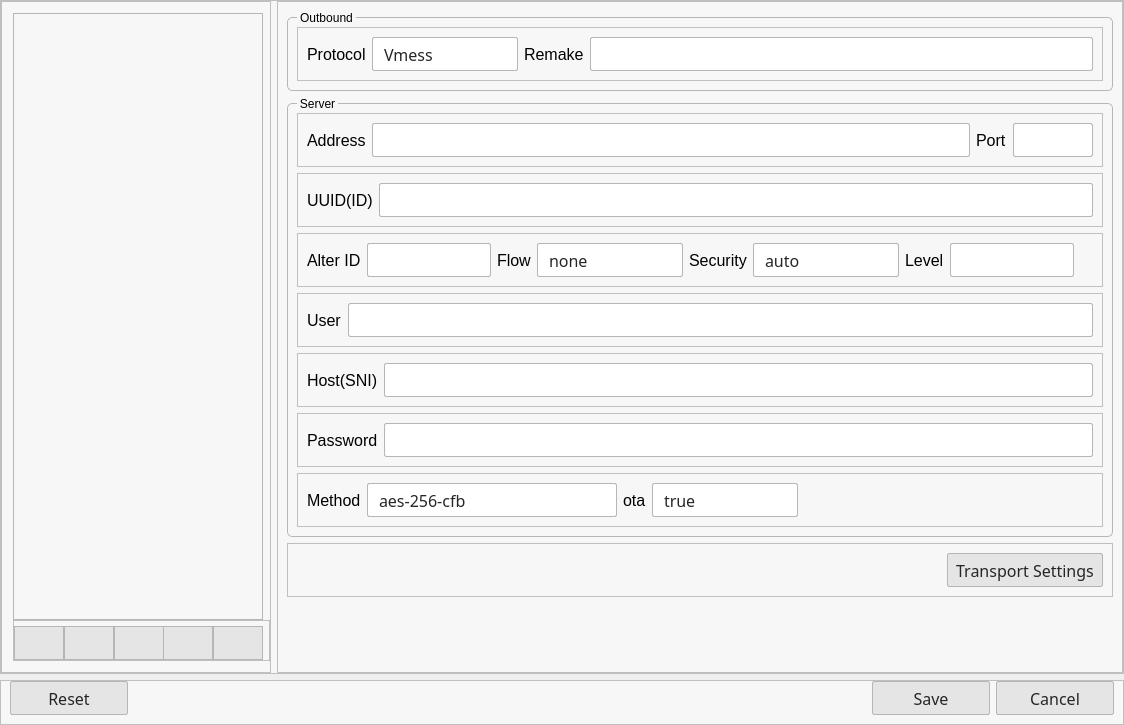
<?xml version="1.0" encoding="UTF-8"?>
<ui version="4.0">
 <class>EditServerWindow</class>
 <widget class="QMainWindow" name="EditServerWindow">
  <property name="geometry">
   <rect>
    <x>0</x>
    <y>0</y>
    <width>1124</width>
    <height>725</height>
   </rect>
  </property>
  <property name="windowTitle">
   <string>Edit Server</string>
  </property>
  <property name="styleSheet">
   <string notr="true">QComboBox {
	width: 100px;
    cursor: pointer;
    margin: 0;
    box-sizing: border-box;
    transition: all 0.2s ease-in-out;
    font-family: inherit;
    height: 32px;
    font-size: 16px;
    line-height: 20px;
    font-weight: 400;
    background: #FFFFFF;
    border: 1px solid #B6B6B6;
    color: #262626;
    padding: 0 11px;
    border-radius: 2px;
}

QLineEdit {
	width: 100px;
    cursor: pointer;
    margin: 0;
    box-sizing: border-box;
    transition: all 0.2s ease-in-out;
    font-family: inherit;
    height: 32px;
    font-size: 16px;
    line-height: 20px;
    font-weight: 400;
    background:#FFFFFF;
    border: 1px solid #B6B6B6;
    color: #262626;
    padding: 0 11px;
    border-radius: 2px;
}


QComboBox::drop-down {
     subcontrol-origin: padding;
     subcontrol- position :  top  right ;
     width :  20px ;
	 font-size: 16px;
 	 border:none;
}
 
QComboBox::down-arrow {
    margin-right:10px;
	image: url(:/newPrefix/keyboard_arrow_down_16dp.png);
}

QPushButton{
	cursor: pointer;
    display: inline-flex;
    overflow: hidden;
    max-width: 374px;
    box-sizing: border-box;
    transition: all 0.1s ease-in-out;
    line-height: 1;
    font-family: inherit;
    align-items: center;
    white-space: nowrap;
    justify-content: center;
    text-decoration: none;
    font-size: 16px;
    min-width: 32px;
    padding: 0 8px;
    height: 32px;
    border: 1px solid #B6B6B6;
    border-radius: 2px;
    color: #262626;
	background-color: rgb(229, 229, 229);
}

QPushButton:hover{
	background-color: rgb(200, 200, 200);
}
 
QPushButton:pressed{
	background-color: rgb(144, 144, 144);
}
QPushButton:!enabled{
	background-color: rgb(100, 100, 100);
	border-style: inset;
}

QGroupBox {
   
    border: 1px solid #B6B6B6;
    border-radius: 5px;
	margin-top: 6px;
}

/* 标题设置 */
QGroupBox::title {
    subcontrol-origin: margin;
    subcontrol-position: top left;
    left:10px;
    margin-left: 0px;
    padding:0 1px;
	
}

QListWidget{
	border:none;
	background-color: rgba(255, 255, 255, 0);
    font: 14px &quot;Segoe UI&quot;;
}

QListWidget::item{
	padding:8px 2px;
	color:rgb(0, 0, 0);
   	/*margin-left:40px;*/
}
QListWidget::item:hover{
	background-color:rgb(208, 208, 208);
	/*border-bottom:1px solid rgb(121,112,52);*/
}
QListWidget::item:selected
{
	
	background-color: rgb(199, 199, 199);
   /* border-bottom:1px solid rgb(121,112,52);
    padding:0px;
    margin:0px;
    color:red;*/
}
QListWidget::item:selected:!active
{
    border-width:0px;
}</string>
  </property>
  <widget class="QWidget" name="centralwidget">
   <property name="styleSheet">
    <string notr="true">QMainWindow{
  background-color: rgb(247, 247, 247);
}
QWudget{
    background-color: rgb(247, 247, 247);
    font-family: &quot;system-ui&quot;, sans-serif;
    font-size: 16px;
}
QFrame{
	background-color: rgb(247, 247, 247);
    font-family: &quot;system-ui&quot;, sans-serif;
    font-size: 16px;
}


</string>
   </property>
   <layout class="QVBoxLayout" name="verticalLayout_5">
    <property name="leftMargin">
     <number>0</number>
    </property>
    <property name="topMargin">
     <number>0</number>
    </property>
    <property name="rightMargin">
     <number>0</number>
    </property>
    <property name="bottomMargin">
     <number>0</number>
    </property>
    <item>
     <widget class="QFrame" name="frame_9">
      <property name="frameShape">
       <enum>QFrame::StyledPanel</enum>
      </property>
      <property name="frameShadow">
       <enum>QFrame::Raised</enum>
      </property>
      <layout class="QHBoxLayout" name="horizontalLayout_12">
       <property name="leftMargin">
        <number>0</number>
       </property>
       <property name="topMargin">
        <number>0</number>
       </property>
       <property name="rightMargin">
        <number>0</number>
       </property>
       <property name="bottomMargin">
        <number>0</number>
       </property>
       <item>
        <widget class="QFrame" name="frame_13">
         <property name="maximumSize">
          <size>
           <width>270</width>
           <height>16777215</height>
          </size>
         </property>
         <property name="styleSheet">
          <string notr="true"/>
         </property>
         <property name="frameShape">
          <enum>QFrame::StyledPanel</enum>
         </property>
         <property name="frameShadow">
          <enum>QFrame::Raised</enum>
         </property>
         <layout class="QVBoxLayout" name="verticalLayout_6">
          <property name="spacing">
           <number>0</number>
          </property>
          <property name="leftMargin">
           <number>11</number>
          </property>
          <property name="topMargin">
           <number>11</number>
          </property>
          <property name="rightMargin">
           <number>0</number>
          </property>
          <property name="bottomMargin">
           <number>11</number>
          </property>
          <item>
           <widget class="QListWidget" name="listWidget">
            <property name="minimumSize">
             <size>
              <width>250</width>
              <height>0</height>
             </size>
            </property>
            <property name="maximumSize">
             <size>
              <width>250</width>
              <height>16777215</height>
             </size>
            </property>
            <property name="styleSheet">
             <string notr="true">QListWidget{
	 border: 1px solid #B6B6B6;
}</string>
            </property>
           </widget>
          </item>
          <item>
           <widget class="QFrame" name="frame_14">
            <property name="styleSheet">
             <string notr="true">QPushButton{
	border-radius: 0;
}</string>
            </property>
            <property name="frameShape">
             <enum>QFrame::StyledPanel</enum>
            </property>
            <property name="frameShadow">
             <enum>QFrame::Raised</enum>
            </property>
            <layout class="QHBoxLayout" name="horizontalLayout">
             <property name="spacing">
              <number>7</number>
             </property>
             <property name="leftMargin">
              <number>0</number>
             </property>
             <property name="topMargin">
              <number>5</number>
             </property>
             <property name="rightMargin">
              <number>14</number>
             </property>
             <property name="bottomMargin">
              <number>0</number>
             </property>
             <item>
              <widget class="QPushButton" name="addPushButton">
               <property name="text">
                <string/>
               </property>
               <property name="icon">
                <iconset resource="../res/res.qrc">
                 <normaloff>:/img/baseline_add_black_18dp.png</normaloff>:/img/baseline_add_black_18dp.png</iconset>
               </property>
              </widget>
             </item>
             <item>
              <widget class="QPushButton" name="addFromLinkPushButton">
               <property name="text">
                <string/>
               </property>
               <property name="icon">
                <iconset resource="../res/res.qrc">
                 <normaloff>:/img/baseline_add_link_black_18dp.png</normaloff>:/img/baseline_add_link_black_18dp.png</iconset>
               </property>
              </widget>
             </item>
             <item>
              <widget class="QPushButton" name="deletePushButton">
               <property name="text">
                <string/>
               </property>
               <property name="icon">
                <iconset resource="../res/res.qrc">
                 <normaloff>:/img/baseline_delete_black_18dp.png</normaloff>:/img/baseline_delete_black_18dp.png</iconset>
               </property>
              </widget>
             </item>
             <item>
              <widget class="QPushButton" name="showQRCodePushButton">
               <property name="text">
                <string/>
               </property>
               <property name="icon">
                <iconset resource="../res/res.qrc">
                 <normaloff>:/newPrefix/baseline_qr_code_2_black_18dp.png</normaloff>:/newPrefix/baseline_qr_code_2_black_18dp.png</iconset>
               </property>
              </widget>
             </item>
             <item>
              <widget class="QPushButton" name="sharPushButton">
               <property name="text">
                <string/>
               </property>
               <property name="icon">
                <iconset resource="../res/res.qrc">
                 <normaloff>:/img/baseline_share_black_18dp.png</normaloff>:/img/baseline_share_black_18dp.png</iconset>
               </property>
              </widget>
             </item>
            </layout>
           </widget>
          </item>
         </layout>
        </widget>
       </item>
       <item>
        <widget class="QFrame" name="frame">
         <property name="frameShape">
          <enum>QFrame::StyledPanel</enum>
         </property>
         <property name="frameShadow">
          <enum>QFrame::Raised</enum>
         </property>
         <layout class="QVBoxLayout" name="verticalLayout">
          <item>
           <widget class="QGroupBox" name="outBoundGroupBox">
            <property name="title">
             <string>Outbound</string>
            </property>
            <layout class="QVBoxLayout" name="verticalLayout_4">
             <item>
              <widget class="QFrame" name="frame_11">
               <property name="frameShape">
                <enum>QFrame::StyledPanel</enum>
               </property>
               <property name="frameShadow">
                <enum>QFrame::Raised</enum>
               </property>
               <layout class="QHBoxLayout" name="horizontalLayout_11">
                <item>
                 <widget class="QLabel" name="protocolLabel">
                  <property name="text">
                   <string>Protocol</string>
                  </property>
                 </widget>
                </item>
                <item>
                 <widget class="QComboBox" name="protocolComboBox">
                  <item>
                   <property name="text">
                    <string>Vmess</string>
                   </property>
                  </item>
                  <item>
                   <property name="text">
                    <string>Vless</string>
                   </property>
                  </item>
                  <item>
                   <property name="text">
                    <string>Trojan</string>
                   </property>
                  </item>
                  <item>
                   <property name="text">
                    <string>Shadowscoks</string>
                   </property>
                  </item>
                  <item>
                   <property name="text">
                    <string>Socks</string>
                   </property>
                  </item>
                 </widget>
                </item>
                <item>
                 <widget class="QLabel" name="remakeLabel">
                  <property name="text">
                   <string>Remake</string>
                  </property>
                 </widget>
                </item>
                <item>
                 <widget class="QLineEdit" name="remakeLineEdit"/>
                </item>
               </layout>
              </widget>
             </item>
            </layout>
           </widget>
          </item>
          <item>
           <widget class="QGroupBox" name="serverGroupBox">
            <property name="title">
             <string>Server</string>
            </property>
            <layout class="QVBoxLayout" name="verticalLayout_2">
             <item>
              <widget class="QFrame" name="frame_2">
               <property name="frameShape">
                <enum>QFrame::StyledPanel</enum>
               </property>
               <property name="frameShadow">
                <enum>QFrame::Raised</enum>
               </property>
               <layout class="QHBoxLayout" name="horizontalLayout_2">
                <item>
                 <widget class="QLabel" name="addressLabel">
                  <property name="text">
                   <string>Address</string>
                  </property>
                 </widget>
                </item>
                <item>
                 <widget class="QLineEdit" name="addressLineEdit"/>
                </item>
                <item>
                 <widget class="QLabel" name="portLabel">
                  <property name="text">
                   <string>Port</string>
                  </property>
                 </widget>
                </item>
                <item>
                 <widget class="QLineEdit" name="portLineEdit">
                  <property name="maximumSize">
                   <size>
                    <width>80</width>
                    <height>16777215</height>
                   </size>
                  </property>
                 </widget>
                </item>
               </layout>
              </widget>
             </item>
             <item>
              <widget class="QFrame" name="frame_17">
               <property name="frameShape">
                <enum>QFrame::StyledPanel</enum>
               </property>
               <property name="frameShadow">
                <enum>QFrame::Raised</enum>
               </property>
               <layout class="QHBoxLayout" name="horizontalLayout_15">
                <item>
                 <widget class="QLabel" name="UUIDLabel">
                  <property name="text">
                   <string>UUID(ID)</string>
                  </property>
                 </widget>
                </item>
                <item>
                 <widget class="QLineEdit" name="UUIDLineEdit"/>
                </item>
               </layout>
              </widget>
             </item>
             <item>
              <widget class="QFrame" name="frame_18">
               <property name="frameShape">
                <enum>QFrame::StyledPanel</enum>
               </property>
               <property name="frameShadow">
                <enum>QFrame::Raised</enum>
               </property>
               <layout class="QHBoxLayout" name="horizontalLayout_16">
                <item>
                 <widget class="QLabel" name="alterIdLabel">
                  <property name="text">
                   <string>Alter ID</string>
                  </property>
                 </widget>
                </item>
                <item>
                 <widget class="QLineEdit" name="alterIdLineEdit"/>
                </item>
                <item>
                 <widget class="QLabel" name="flowLabel">
                  <property name="text">
                   <string>Flow</string>
                  </property>
                 </widget>
                </item>
                <item>
                 <widget class="QComboBox" name="flowComboBox">
                  <item>
                   <property name="text">
                    <string>none</string>
                   </property>
                  </item>
                 </widget>
                </item>
                <item>
                 <widget class="QLabel" name="securityLabel_2">
                  <property name="text">
                   <string>Security</string>
                  </property>
                 </widget>
                </item>
                <item>
                 <widget class="QComboBox" name="securityComboBox_2">
                  <item>
                   <property name="text">
                    <string>auto</string>
                   </property>
                  </item>
                  <item>
                   <property name="text">
                    <string>aes-128-gcm</string>
                   </property>
                  </item>
                  <item>
                   <property name="text">
                    <string>chacha20-poly1305</string>
                   </property>
                  </item>
                  <item>
                   <property name="text">
                    <string>Chacha20-Poly1305</string>
                   </property>
                  </item>
                  <item>
                   <property name="text">
                    <string>none</string>
                   </property>
                  </item>
                 </widget>
                </item>
                <item>
                 <widget class="QLabel" name="levelLabel">
                  <property name="text">
                   <string>Level</string>
                  </property>
                 </widget>
                </item>
                <item>
                 <widget class="QLineEdit" name="levelLineEdit"/>
                </item>
                <item>
                 <spacer name="horizontalSpacer_4">
                  <property name="orientation">
                   <enum>Qt::Horizontal</enum>
                  </property>
                  <property name="sizeHint" stdset="0">
                   <size>
                    <width>40</width>
                    <height>20</height>
                   </size>
                  </property>
                 </spacer>
                </item>
               </layout>
              </widget>
             </item>
             <item>
              <widget class="QFrame" name="frame_16">
               <property name="frameShape">
                <enum>QFrame::StyledPanel</enum>
               </property>
               <property name="frameShadow">
                <enum>QFrame::Raised</enum>
               </property>
               <layout class="QHBoxLayout" name="horizontalLayout_14">
                <item>
                 <widget class="QLabel" name="userLabel">
                  <property name="text">
                   <string>User</string>
                  </property>
                 </widget>
                </item>
                <item>
                 <widget class="QLineEdit" name="userLineEdit"/>
                </item>
               </layout>
              </widget>
             </item>
             <item>
              <widget class="QFrame" name="frame_19">
               <property name="frameShape">
                <enum>QFrame::StyledPanel</enum>
               </property>
               <property name="frameShadow">
                <enum>QFrame::Raised</enum>
               </property>
               <layout class="QHBoxLayout" name="horizontalLayout_17">
                <item>
                 <widget class="QLabel" name="hostLabel">
                  <property name="text">
                   <string>Host(SNI)</string>
                  </property>
                 </widget>
                </item>
                <item>
                 <widget class="QLineEdit" name="hostLineEdit"/>
                </item>
               </layout>
              </widget>
             </item>
             <item>
              <widget class="QFrame" name="frame_3">
               <property name="frameShape">
                <enum>QFrame::StyledPanel</enum>
               </property>
               <property name="frameShadow">
                <enum>QFrame::Raised</enum>
               </property>
               <layout class="QHBoxLayout" name="horizontalLayout_3">
                <item>
                 <widget class="QLabel" name="passwordLabel">
                  <property name="text">
                   <string>Password</string>
                  </property>
                 </widget>
                </item>
                <item>
                 <widget class="QLineEdit" name="passwordLineEdit"/>
                </item>
               </layout>
              </widget>
             </item>
             <item>
              <widget class="QFrame" name="frame_4">
               <property name="frameShape">
                <enum>QFrame::StyledPanel</enum>
               </property>
               <property name="frameShadow">
                <enum>QFrame::Raised</enum>
               </property>
               <layout class="QHBoxLayout" name="horizontalLayout_4">
                <item>
                 <widget class="QLabel" name="methodLabel">
                  <property name="text">
                   <string>Method</string>
                  </property>
                 </widget>
                </item>
                <item>
                 <widget class="QComboBox" name="methodComboBox">
                  <property name="minimumSize">
                   <size>
                    <width>250</width>
                    <height>0</height>
                   </size>
                  </property>
                  <item>
                   <property name="text">
                    <string>aes-256-cfb</string>
                   </property>
                  </item>
                  <item>
                   <property name="text">
                    <string>aes-128-cfb</string>
                   </property>
                  </item>
                  <item>
                   <property name="text">
                    <string>chacha20</string>
                   </property>
                  </item>
                  <item>
                   <property name="text">
                    <string>chacha20-ietf</string>
                   </property>
                  </item>
                  <item>
                   <property name="text">
                    <string>aes-256-gcm</string>
                   </property>
                  </item>
                  <item>
                   <property name="text">
                    <string>aes-128-gcm</string>
                   </property>
                  </item>
                  <item>
                   <property name="text">
                    <string>chacha20-poly1305</string>
                   </property>
                  </item>
                  <item>
                   <property name="text">
                    <string>chacha20-ietf-poly1305</string>
                   </property>
                  </item>
                 </widget>
                </item>
                <item>
                 <widget class="QLabel" name="otaLabel">
                  <property name="text">
                   <string>ota</string>
                  </property>
                 </widget>
                </item>
                <item>
                 <widget class="QComboBox" name="otaComboBox">
                  <item>
                   <property name="text">
                    <string>true</string>
                   </property>
                  </item>
                  <item>
                   <property name="text">
                    <string>false</string>
                   </property>
                  </item>
                 </widget>
                </item>
                <item>
                 <spacer name="horizontalSpacer_3">
                  <property name="orientation">
                   <enum>Qt::Horizontal</enum>
                  </property>
                  <property name="sizeHint" stdset="0">
                   <size>
                    <width>40</width>
                    <height>20</height>
                   </size>
                  </property>
                 </spacer>
                </item>
               </layout>
              </widget>
             </item>
            </layout>
           </widget>
          </item>
          <item>
           <widget class="QFrame" name="frame_5">
            <property name="frameShape">
             <enum>QFrame::StyledPanel</enum>
            </property>
            <property name="frameShadow">
             <enum>QFrame::Raised</enum>
            </property>
            <layout class="QHBoxLayout" name="horizontalLayout_5">
             <item>
              <spacer name="horizontalSpacer">
               <property name="orientation">
                <enum>Qt::Horizontal</enum>
               </property>
               <property name="sizeHint" stdset="0">
                <size>
                 <width>40</width>
                 <height>20</height>
                </size>
               </property>
              </spacer>
             </item>
             <item>
              <widget class="QPushButton" name="transportSettingsPushButton">
               <property name="text">
                <string>Transport Settings</string>
               </property>
              </widget>
             </item>
            </layout>
           </widget>
          </item>
          <item>
           <spacer name="huangverticalSpacer">
            <property name="orientation">
             <enum>Qt::Vertical</enum>
            </property>
            <property name="sizeHint" stdset="0">
             <size>
              <width>20</width>
              <height>40</height>
             </size>
            </property>
           </spacer>
          </item>
         </layout>
        </widget>
       </item>
      </layout>
     </widget>
    </item>
    <item>
     <widget class="QFrame" name="frame_15">
      <property name="styleSheet">
       <string notr="true">QPushButton{
	width:100px;
}</string>
      </property>
      <property name="frameShape">
       <enum>QFrame::StyledPanel</enum>
      </property>
      <property name="frameShadow">
       <enum>QFrame::Raised</enum>
      </property>
      <layout class="QHBoxLayout" name="horizontalLayout_13">
       <property name="topMargin">
        <number>0</number>
       </property>
       <item>
        <widget class="QPushButton" name="resetPushButton">
         <property name="minimumSize">
          <size>
           <width>118</width>
           <height>0</height>
          </size>
         </property>
         <property name="maximumSize">
          <size>
           <width>118</width>
           <height>16777215</height>
          </size>
         </property>
         <property name="text">
          <string>Reset</string>
         </property>
        </widget>
       </item>
       <item>
        <spacer name="horizontalSpacer_2">
         <property name="orientation">
          <enum>Qt::Horizontal</enum>
         </property>
         <property name="sizeHint" stdset="0">
          <size>
           <width>40</width>
           <height>20</height>
          </size>
         </property>
        </spacer>
       </item>
       <item>
        <widget class="QPushButton" name="savePushButton">
         <property name="minimumSize">
          <size>
           <width>118</width>
           <height>0</height>
          </size>
         </property>
         <property name="maximumSize">
          <size>
           <width>118</width>
           <height>16777215</height>
          </size>
         </property>
         <property name="text">
          <string>Save</string>
         </property>
        </widget>
       </item>
       <item>
        <widget class="QPushButton" name="cancelPushButton">
         <property name="minimumSize">
          <size>
           <width>118</width>
           <height>0</height>
          </size>
         </property>
         <property name="maximumSize">
          <size>
           <width>118</width>
           <height>16777215</height>
          </size>
         </property>
         <property name="text">
          <string>Cancel</string>
         </property>
        </widget>
       </item>
      </layout>
     </widget>
    </item>
   </layout>
  </widget>
 </widget>
 <resources>
  <include location="../res/res.qrc"/>
 </resources>
 <connections/>
</ui>
